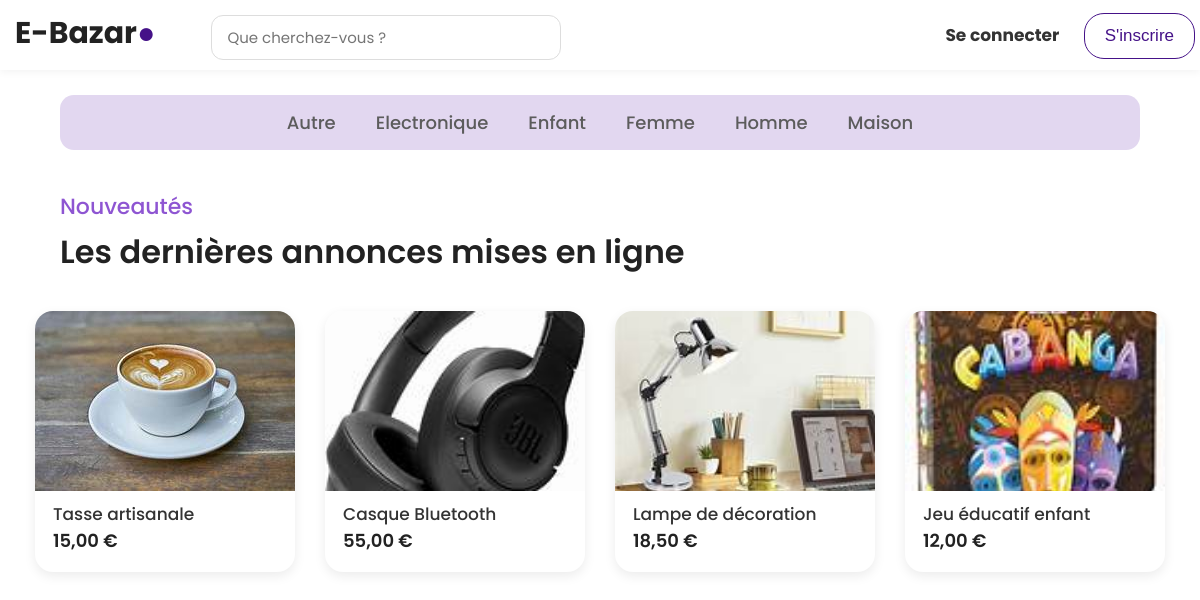
The page / on the database its author committed.
### tables this page shows
CREATE TABLE categories (
    id INT AUTO_INCREMENT PRIMARY KEY,
    nom VARCHAR(100) NOT NULL UNIQUE,
    date_creation DATETIME NOT NULL DEFAULT CURRENT_TIMESTAMP
);

CREATE TABLE annonces (
    id INT AUTO_INCREMENT PRIMARY KEY,
    vendeur_id INT NOT NULL,
    categorie_id INT NOT NULL,
    titre VARCHAR(30) NOT NULL,
    description TEXT NOT NULL,
    prix DECIMAL(10,2) NOT NULL CHECK (prix >= 0),
    livraison_postale TINYINT(1) NOT NULL DEFAULT 0,
    livraison_main TINYINT(1) NOT NULL DEFAULT 0,
    statut ENUM('EN_VENTE', 'VENDU','RESERVER', 'LIVRE', 'SUPPRIME') 
        NOT NULL DEFAULT 'EN_VENTE',
    date_creation DATETIME NOT NULL DEFAULT CURRENT_TIMESTAMP,

    FOREIGN KEY (vendeur_id) REFERENCES utilisateurs(id) ON DELETE CASCADE,
    FOREIGN KEY (categorie_id) REFERENCES categories(id) ON DELETE CASCADE
);

### public/index.php (the view, shortened to what this page needs)
<?php
include '../config/config.php';
$where_clause = "a.statut = 'EN_VENTE'";
$execute_params = [];
$titre_section = "Les dernières annonces mises en ligne";
$sous_titre = "Nouveautés";
$sql_annonces = "
    SELECT a.*,
        (SELECT chemin FROM photos WHERE annonce_id = a.id ORDER BY position ASC LIMIT 1) AS photo_principale
    FROM annonces a
    WHERE {$where_clause}
    ORDER BY a.id DESC
    LIMIT 4
";
$stmt_annonces = $pdo->prepare($sql_annonces);
$stmt_annonces->execute($execute_params);
$annonces = $stmt_annonces->fetchAll(PDO::FETCH_ASSOC);
$categories = $pdo->query("SELECT * FROM categories ORDER BY nom ASC")->fetchAll(PDO::FETCH_ASSOC);
?>
<!DOCTYPE html>
<html lang="fr">
<head>
    <link rel="stylesheet" href="../css/accuill.css?v=99">
    <link rel="stylesheet" href="../css/header.css">
</head>
<body>
<header class="navbar">
    <div class="logo">
        <span>E-Bazar</span><span class="dot">●</span>
        <input type="text" placeholder="Que cherchez-vous ?">
    </div>
    <div>
        <?php if (!isset($_SESSION['id'])): ?>
            <a href="connexion.php"><strong>Se connecter</strong></a>
            <a href="inscription.php" class="btn-outline">S'inscrire</a>
        <?php else: ?>
            <a href="profil.php"><button class="icon"><img src="../image/comptenoir.png" alt="Compte"></button></a>
        <?php endif; ?>
    </div>
</header>
<nav>
    <?php foreach ($categories as $cat): ?>
        <a href="?id=<?= $cat['id'] ?>">
            <p><?= htmlspecialchars($cat['nom']) ?></p>
        </a>
    <?php endforeach; ?>
</nav>
<main>
    <div class="texte">
        <p><?= $sous_titre ?></p>
        <h2><?= $titre_section ?></h2>
    </div>
    <div class="produits">
        <?php if (empty($annonces) && isset($categorie_id)): ?>
             <p>Aucune annonce trouvée dans cette catégorie.</p>
        <?php elseif (empty($annonces)): ?>
             <p>Aucune annonce n'est actuellement disponible.</p>
        <?php else: ?>
            <?php foreach ($annonces as $annonce): ?>
                <div class="produit" onclick="window.location.href='annonce.php?id=<?= $annonce['id'] ?>'">
                    <div class="image-container">
                        <?php if ($annonce['photo_principale']): ?>
                             <img src="../<?= $annonce['photo_principale'] ?>" alt="<?= htmlspecialchars($annonce['titre']) ?>">
                        <?php else: ?>
                            <img src="../image/default.jpg" alt="Image par défaut">
                        <?php endif; ?>
                    </div>
                    <p><?= htmlspecialchars($annonce['titre']) ?></p>
                    <h2><?= number_format($annonce['prix'], 2, ',', ' ') ?> €</h2>
                </div>
            <?php endforeach; ?>
        <?php endif; ?>
    </div>
</main>
</body>
</html>

### public/css/accuill.css (style rules this page uses)
* { margin: 0; padding: 0; box-sizing: border-box; font-family: "Poppins", sans-serif; }
body { background: white; color: #222; }
.navbar { display: flex; justify-content: space-between; align-items: center; padding: 18px 50px; background: whites; box-shadow: 0 2px 8px rgba(0,0,0,0.05); }
.logo { font-size: 32px; font-weight: 700; }
.logo .dot { color: rgb(69, 18, 136); }
header input { padding: 10px 15px; width: 350px; background-color: white; border-radius: 12px; border: 1px solid #ddd; margin-left: 30px; font-size: 15px; }
nav { background-color: #e2d7f0; padding: 14px 0; border-radius: 14px; width: 90%; margin: 25px auto; display: flex; justify-content: center; gap: 40px; }
nav a { text-decoration: none; color: #5c5c5c; font-size: 18px; font-weight: 500; transition: 0.2s; }
.texte p { color: #8e55d2; font-size: 22px; margin-left: 5%; margin-top: 40px; font-weight: 500; }
.texte h2 { font-size: 32px; font-weight: 600; margin-left: 5%; margin-top: 5px; }
.produits { display: flex; flex-wrap: wrap; gap: 30px; justify-content: center; margin-top: 35px; }
.produit { width: 260px; background: white; border-radius: 18px; overflow: hidden; box-shadow: 0 4px 12px rgba(0,0,0,0.08); transition: 0.25s ease; cursor: pointer; }
.image-container { width: 100%; height: 180px; overflow: hidden; }
.image-container img { width: 100%; height: 100%; object-fit: cover; }
.produit p { font-size: 17px; color: #333; font-weight: 500; padding: 10px 18px 0; }
.produit h2 { font-size: 18px; color: #222; padding: 0 18px 18px; font-weight: 600; }

### public/css/header.css (style rules this page uses)
.navbar { display: flex; justify-content: space-between; align-items: center; padding: 15px 5px; background: #fff; height: 70px; }
.logo { font-size: 30px; font-weight: bold; padding: 3px 10px; display: inline-block; }
.logo .dot { color: rgb(69, 18, 136); font-size: 30px; }
header { display: flex; gap: 5px; align-items: center; }
header a { text-decoration: none; color: #333; font-size: 17px; padding: 12px 20px; display: inline-block; border-radius: 20px; font-family: 'Raleway', sans-serif; }
header a.btn-outline { border: 1px solid rgb(69, 18, 136); color:rgb(69, 18, 136); }
header input { margin-left: 50px; }

### rows shown on the page
categories: nom "Autre"
categories: nom "Electronique"
categories: nom "Enfant"
categories: nom "Femme"
categories: nom "Homme"
categories: nom "Maison"
annonces: shows a picture, titre "Tasse artisanale", prix "15,00"
annonces: shows a picture, titre "Casque Bluetooth", prix "55,00"
annonces: shows a picture, titre "Lampe de décoration", prix "18,50"
annonces: shows a picture, titre "Jeu éducatif enfant", prix "12,00"

### other values the page prints
$sous_titre "Nouveautés"
$titre_section "Les dernières annonces mises en ligne"
